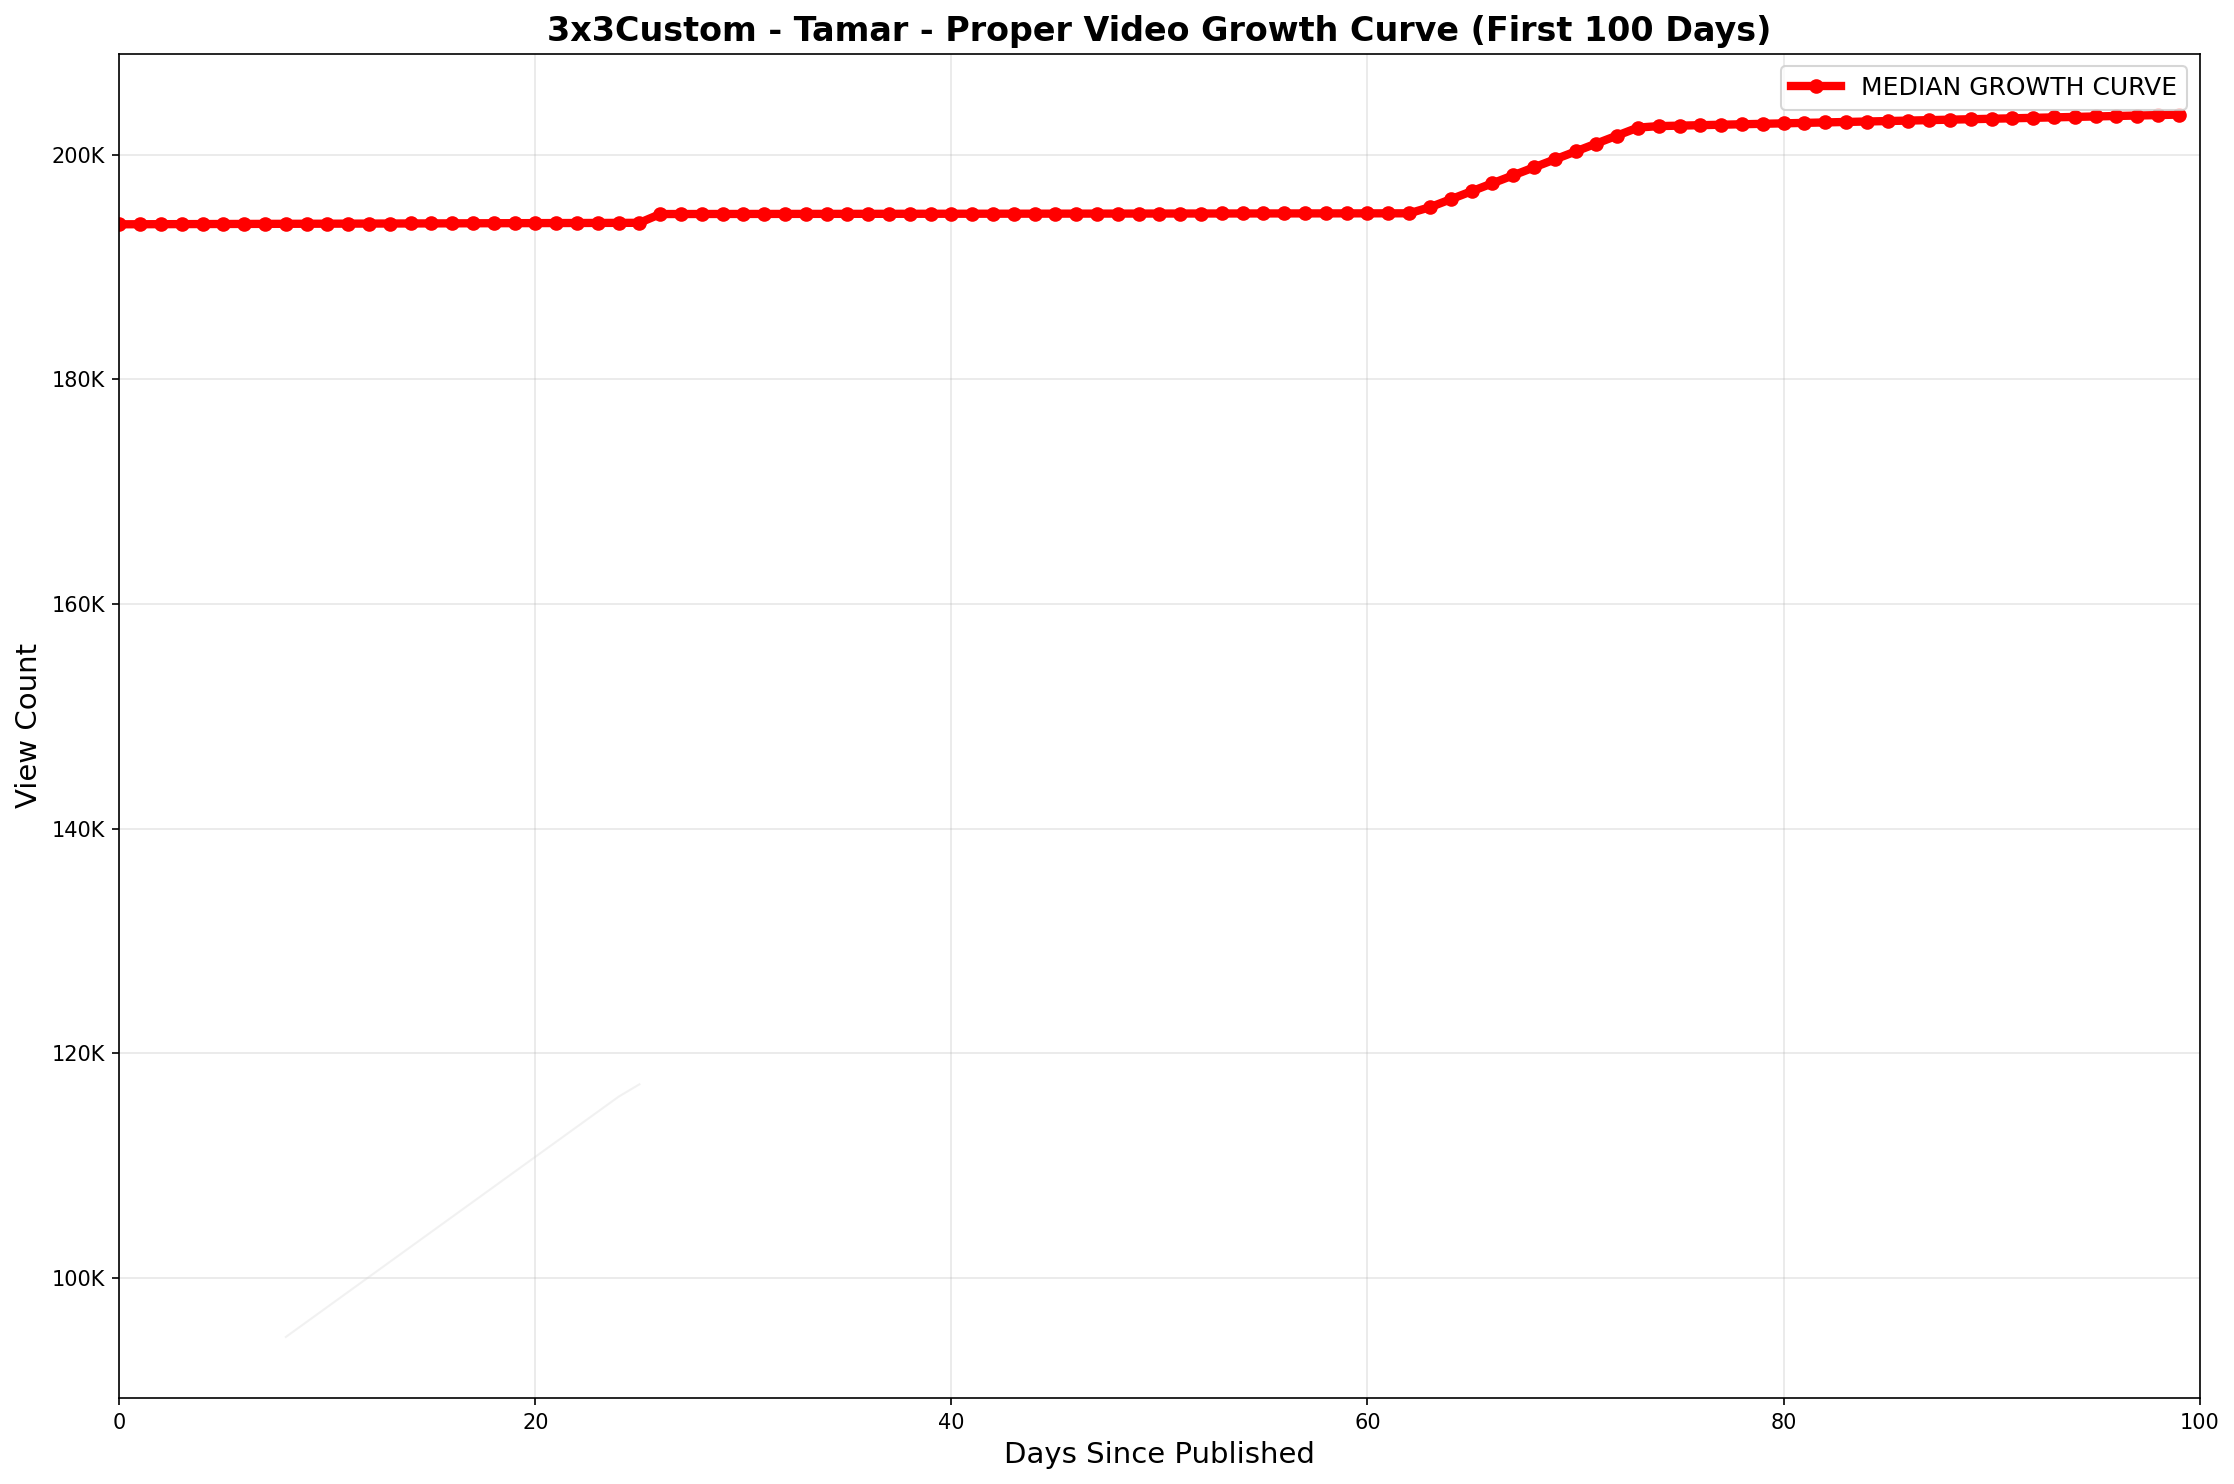

Write Python code to recreate this figure.
#!/usr/bin/env python3
"""
PROPER growth curve - track how individual videos grow over time
"""

import os
import pandas as pd
import numpy as np
import matplotlib.pyplot as plt
from supabase import create_client, Client
from datetime import datetime, timedelta
from dotenv import load_dotenv
import re

# Load environment variables
load_dotenv()

# Supabase connection
url = os.getenv('NEXT_PUBLIC_SUPABASE_URL')
key = os.getenv('SUPABASE_SERVICE_ROLE_KEY')
supabase: Client = create_client(url, key)

def is_youtube_short(duration, title='', description=''):
    """Check if video is a YouTube Short"""
    if duration:
        match = re.match(r'^PT(?:(\d+)H)?(?:(\d+)M)?(?:(\d+)S)?$', duration)
        if match:
            hours = int(match.group(1) or 0)
            minutes = int(match.group(2) or 0) 
            seconds = int(match.group(3) or 0)
            total_seconds = hours * 3600 + minutes * 60 + seconds
            if total_seconds <= 121:
                return True
    
    combined_text = (title + ' ' + description).lower()
    if '#shorts' in combined_text or '#youtubeshorts' in combined_text:
        return True
    
    return False

def get_proper_growth_curve(channel_name):
    """Get PROPER growth curve by normalizing video trajectories"""
    
    print(f"Getting proper growth curve for: {channel_name}")
    
    # Get ALL videos and snapshots
    response = supabase.table('videos').select('''
        id,
        title,
        published_at,
        duration,
        description,
        view_snapshots (
            days_since_published,
            view_count,
            snapshot_date
        )
    ''').eq('channel_name', channel_name).execute()
    
    videos = response.data
    print(f"Found {len(videos)} total videos")
    
    # Process data - only keep videos with multiple snapshots
    video_trajectories = {}
    
    for video in videos:
        # Skip shorts
        if is_youtube_short(video.get('duration', ''), video.get('title', ''), video.get('description', '')):
            continue
            
        if video.get('view_snapshots') and len(video['view_snapshots']) >= 2:
            video_id = video['id']
            snapshots = []
            
            for snapshot in video['view_snapshots']:
                snapshots.append({
                    'days_since_published': snapshot['days_since_published'],
                    'view_count': snapshot['view_count']
                })
            
            # Sort by days
            snapshots = sorted(snapshots, key=lambda x: x['days_since_published'])
            video_trajectories[video_id] = {
                'title': video['title'],
                'snapshots': snapshots
            }
    
    print(f"Found {len(video_trajectories)} videos with multiple snapshots")
    
    if len(video_trajectories) == 0:
        print("No videos with growth data!")
        return None, None
    
    # Create normalized growth curves
    # For each day 0 to max_day, calculate median views across all videos that have data at that age
    max_day = 0
    for video_data in video_trajectories.values():
        max_day = max(max_day, video_data['snapshots'][-1]['days_since_published'])
    
    print(f"Max age in data: {max_day} days")
    
    # Build median curve
    median_curve = []
    
    for day in range(0, min(max_day + 1, 100)):  # Focus on first 100 days
        views_at_day = []
        
        for video_data in video_trajectories.values():
            snapshots = video_data['snapshots']
            
            # Find the views at this exact day or interpolate
            views = None
            for i, snapshot in enumerate(snapshots):
                if snapshot['days_since_published'] == day:
                    views = snapshot['view_count']
                    break
                elif snapshot['days_since_published'] > day and i > 0:
                    # Linear interpolation
                    prev_snap = snapshots[i-1]
                    curr_snap = snapshot
                    
                    day_diff = curr_snap['days_since_published'] - prev_snap['days_since_published']
                    view_diff = curr_snap['view_count'] - prev_snap['view_count']
                    
                    days_from_prev = day - prev_snap['days_since_published']
                    views = prev_snap['view_count'] + (view_diff * days_from_prev / day_diff)
                    break
            
            if views is not None and views > 0:
                views_at_day.append(views)
        
        if len(views_at_day) >= 3:  # Need at least 3 videos for meaningful median
            median_views = np.median(views_at_day)
            median_curve.append({
                'day': day,
                'median_views': median_views,
                'video_count': len(views_at_day)
            })
    
    median_df = pd.DataFrame(median_curve)
    
    if len(median_df) == 0:
        print("No median curve data!")
        return None, None
    
    print(f"Median curve calculated for {len(median_df)} days")
    print(f"Using {median_df['video_count'].min()}-{median_df['video_count'].max()} videos per day")
    
    return video_trajectories, median_df

def plot_proper_growth(video_trajectories, median_df, channel_name):
    """Plot the proper growth curve"""
    
    plt.figure(figsize=(15, 10))
    
    # Plot individual video trajectories (light gray)
    for video_id, video_data in video_trajectories.items():
        days = [s['days_since_published'] for s in video_data['snapshots']]
        views = [s['view_count'] for s in video_data['snapshots']]
        
        if max(days) <= 100:  # Only show videos with data in first 100 days
            plt.plot(days, views, color='lightgray', alpha=0.3, linewidth=1)
    
    # Plot THE MEDIAN GROWTH CURVE - SMOOTH UPWARD LINE
    plt.plot(median_df['day'], median_df['median_views'],
             color='red', linewidth=4, marker='o', markersize=6,
             label='MEDIAN GROWTH CURVE')
    
    plt.xlabel('Days Since Published', fontsize=14)
    plt.ylabel('View Count', fontsize=14)
    plt.title(f'{channel_name} - Proper Video Growth Curve (First 100 Days)', fontsize=16, fontweight='bold')
    
    # Format y-axis
    plt.gca().yaxis.set_major_formatter(plt.FuncFormatter(lambda x, p: f'{x/1000:.0f}K' if x >= 1000 else f'{x:.0f}'))
    
    plt.legend(fontsize=12)
    plt.grid(True, alpha=0.3)
    plt.xlim(0, 100)
    plt.tight_layout()
    
    # Save plot
    plt.savefig('/Users/brandoncullum/video-scripter/scripts/proper_growth_curve.png', dpi=150, bbox_inches='tight')
    print("\\nPlot saved as 'proper_growth_curve.png'")
    
    return plt.gcf()

def main():
    """Main execution"""
    
    CHANNEL_NAME = "3x3Custom - Tamar"
    
    print("=" * 60)
    print("PROPER VIDEO GROWTH CURVE")
    print("=" * 60)
    
    video_trajectories, median_df = get_proper_growth_curve(CHANNEL_NAME)
    
    if video_trajectories is None:
        print("No data available")
        return
    
    # Show growth stats
    print(f"\\nMedian views progression:")
    if len(median_df) > 0:
        day_1 = median_df[median_df['day'] <= 1]
        day_7 = median_df[median_df['day'] <= 7]
        day_30 = median_df[median_df['day'] <= 30]
        
        if len(day_1) > 0:
            print(f"Day 1: {day_1['median_views'].iloc[-1]:,.0f} views")
        if len(day_7) > 0:
            print(f"Day 7: {day_7['median_views'].iloc[-1]:,.0f} views")
        if len(day_30) > 0:
            print(f"Day 30: {day_30['median_views'].iloc[-1]:,.0f} views")
        
        print(f"Latest: {median_df['median_views'].iloc[-1]:,.0f} views at day {median_df['day'].iloc[-1]}")
    
    # Create plot
    plot_proper_growth(video_trajectories, median_df, CHANNEL_NAME)
    
    plt.show()

if __name__ == "__main__":
    main()